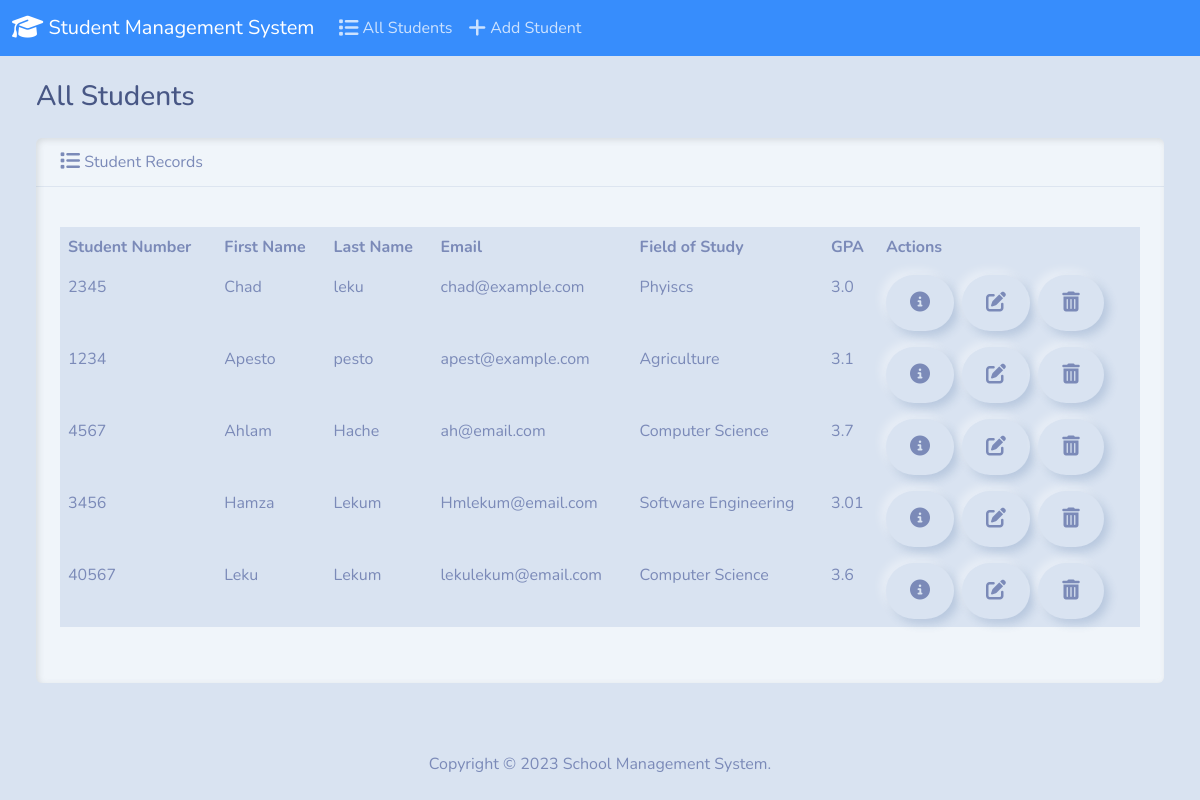
The page /index on the database as committed earlier.
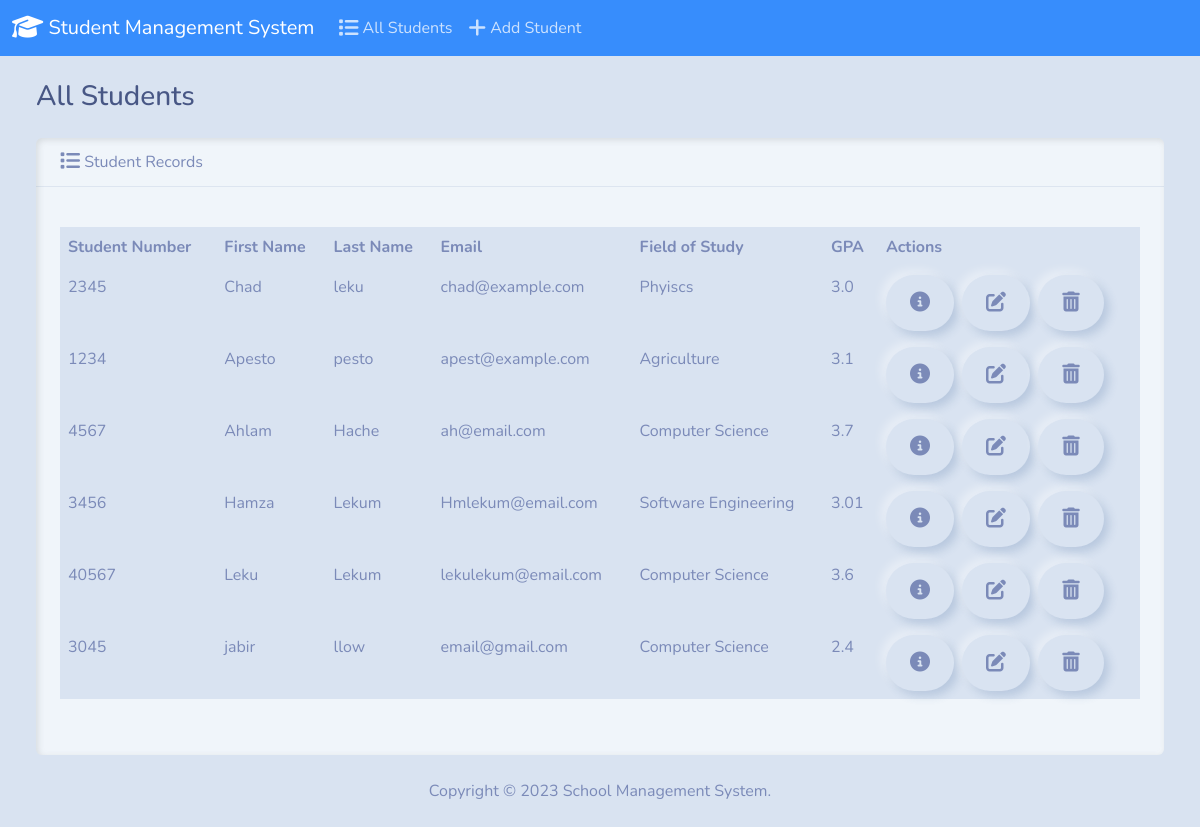
The same page on the database as committed later.
### students/models.py (models this page shows, shortened)
class Student(models.Model):
    student_number = models.PositiveIntegerField()
    first_name = models.CharField(max_length= 50)
    last_name = models.CharField(max_length=50)
    email = models.EmailField(max_length=100)
    field_of_study = models.CharField(max_length=50)
    gpa = models.FloatField()

### students/views.py (the view)
# urls.py: path('index', views.index, name = 'index'),
def index(request):
  return render(request, 'students/index.html', {
    'students': Student.objects.all()
  })

### students/templates/students/index.html (shortened to what this page needs)
{% extends "students/base.html" %}
{% block body %}
<h3 class="m-4">All Students</h3>
<div class="row">
  <div class="col-12">
    {% if students %}
    <div class="card bg-light ms-4 me-4 mb-4">
      <div class="card-header">
        <i class="fa-solid fa-list fa-lg"></i> Student Records
      </div>
      <div class="card-body">
        <p class="card-text">
          <div class="table-responsive">
            <table class="table table-hover">
              <thead>
                <tr>
                  <th scope="col">Student Number</th>
                  <th scope="col">First Name</th>
                  <th scope="col">Last Name</th>
                  <th scope="col">Email</th>
                  <th scope="col">Field of Study</th>
                  <th scope="col">GPA</th>
                  <th scope="col">Actions</th>
                </tr>
              </thead>
              <tbody>
                {% for student in students %}
                  <tr>
                    <td>{{ student.student_number }}</td>
                    <td>{{ student.first_name }}</td>
                    <td>{{ student.last_name }}</td>
                    <td>{{ student.email }}</td>
                    <td>{{ student.field_of_study }}</td>
                    <td>{{ student.gpa }}</td>
                    <td>
                      <button type="button" class="btn btn-success me-1" href="{% url 'view_student' student.id %}" data-bs-toggle="modal" data-bs-target="#myModal{{student.id}}">
                        <i class="fa-solid fa-circle-info fa-lg"></i>
                      </button>
                      <a class="btn btn-warning me-1" href="{% url 'edit' student.id %}">
                        <i class="fa-solid fa-pen-to-square fa-lg"></i>
                      </a>
                      <button type="button" class="btn btn-danger" data-bs-toggle="modal" data-bs-target="#delete{{student.id}}">
                        <i class="fa-solid fa-trash-can fa-lg"></i>
                      </button>
                    </td>
                  </tr>
                {% endfor %}
              </tbody>
            </table>
          </div>
        </p>
      </div>
    </div>
    {% else %}
      <h5 class="alert alert-primary ms-4 me-4">No Student Records</h5>
    {% endif %}
  </div>
</div>
{% endblock %}

Rows that differ between the two databases and show on the page:
added Student: student_number "3045", first_name "jabir", last_name "llow", email "email@gmail.com", field_of_study "Computer Science", gpa "2.4"
